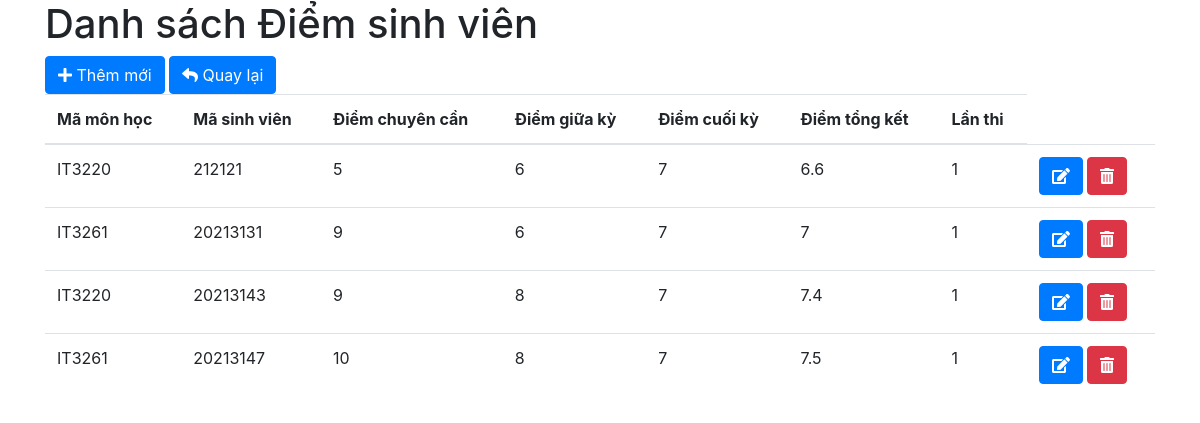
Screenshot of /list-grades.php with the database file from the repository.
### tables this page shows
CREATE TABLE `grades` (
  `id` varchar(50) NOT NULL,
  `uid` int(11) NOT NULL,
  `diemchuyencan` float NOT NULL,
  `diemgiuaky` float NOT NULL,
  `diemcuoiky` float NOT NULL,
  `diemtong` float NOT NULL,
  `lanthi` int(11) NOT NULL
);

### list-grades.php (the view, shortened to what this page needs)
<!DOCTYPE html>
<html lang="en">
<head>
    <link rel="stylesheet" href="https://stackpath.bootstrapcdn.com/bootstrap/4.4.1/css/bootstrap.min.css"
>
</head>
<body>
    <div class="container">
        <h1>Danh sách Điểm sinh viên</h1>
        <?php
        include('db/connect.php');
        $sql = "select * from `grades` ORDER BY uid ASC";
        $result = mysqli_query($conn, $sql);
        $data = [];
        while ($row = mysqli_fetch_array($result, MYSQLI_ASSOC)) {
            $data[] = array(
                'id' => $row['id'],
                'uid' => $row['uid'],
                'diemchuyencan' => $row['diemchuyencan'],
                'diemgiuaky' => $row['diemgiuaky'],
                'diemcuoiky' => $row['diemcuoiky'],
                'diemtong' => $row['diemtong'],
                'lanthi' => $row['lanthi'],
            );
        }
        ?>
        <a href="add-grades.php" class="btn btn-primary">
            <i class="fas fa-plus"></i> Thêm mới
        </a>
        <a href="trangchu.php" class="btn btn-primary">
            <i class="fas fa-reply"></i> Quay lại
        </a>
        <table class="table table-borderd">
            <thead>
                <tr>
                    <th>Mã môn học</th>
                    <th>Mã sinh viên</th>
                    <th>Điểm chuyên cần</th>
                    <th>Điểm giữa kỳ</th>
                    <th>Điểm cuối kỳ</th>
                    <th>Điểm tổng kết</th>
                    <th>Lần thi</th>
                </tr>
            </thead>
            <tbody>
                <?php foreach ($data as $row) : ?>
                <tr>
                    <td><?php echo $row['id']; ?></td>
                    <td><?php echo $row['uid']; ?></td>
                    <td><?php echo $row['diemchuyencan']; ?></td>
                    <td><?php echo $row['diemgiuaky']; ?></td>
                    <td><?php echo $row['diemcuoiky']; ?></td>
                    <td><?php echo $row['diemtong']; ?></td>
                    <td><?php echo $row['lanthi']; ?></td>
                    <td>
                        <a href="edit-grades.php?uid=<?php echo $row['uid'] ?>" name="btnUpdate" id="btnUpdate"
                            class="btn btn-primary">
                            <i class="fas fa-edit"></i>
                        </a>
                        <a href="del-grades.php?uid=<?php echo $row['uid'] ?>" name="btnDelete" id="btnDelete"
                            class="btn btn-danger">
                            <i class="fas fa-trash-alt"></i>
                        </a>
                    </td>
                </tr>
                <?php endforeach; ?>
            </tbody>
        </table>
    </div>
</body>
</html>

### rows the page displays
grades: id "IT3220", uid "212121", diemchuyencan "5", diemgiuaky "6", diemcuoiky "7", diemtong "6.6", lanthi "1"
grades: id "IT3261", uid "20213131", diemchuyencan "9", diemgiuaky "6", diemcuoiky "7", diemtong "7", lanthi "1"
grades: id "IT3220", uid "20213143", diemchuyencan "9", diemgiuaky "8", diemcuoiky "7", diemtong "7.4", lanthi "1"
grades: id "IT3261", uid "20213147", diemchuyencan "10", diemgiuaky "8", diemcuoiky "7", diemtong "7.5", lanthi "1"
